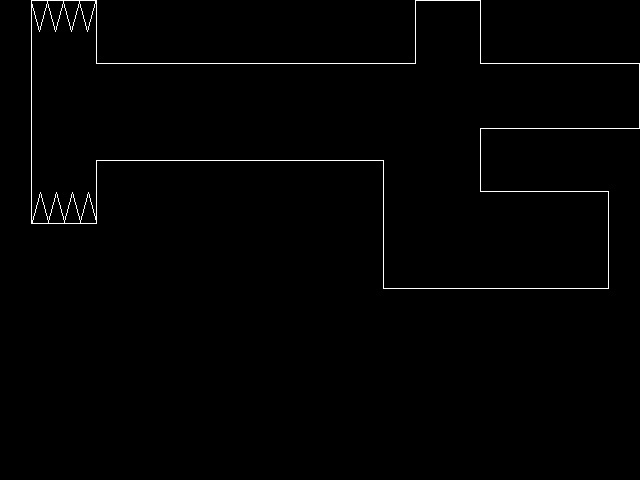

The image is a tile-based game level rendered from a .tmx file. Its description and source (layers, tilesets, objects; grid data summarised) follow:
An orthogonal 20x15 tile map with 32x32 px tiles, 2 tile layers (Tile Layer 1, Tile Layer 2) and 7 objects (2x ExitGate, Lever, Enemy, Player, Barrier, ...).

<map version="1.0" orientation="orthogonal" width="20" height="15" tilewidth="32" tileheight="32">
 <properties>
  <property name="barrier" value="data/gfx/barrier.png" />
  <property name="box" value="data/gfx/box.png" />
  <property name="evilrobot" value="data/gfx/evilrobot.png" />
  <property name="evilrobotstanding" value="data/gfx/evilrobotstanding.png" />
  <property name="exitgate" value="data/gfx/gate.png" />
  <property name="lever" value="data/gfx/lever.png" />
  <property name="run" value="data/gfx/run.png" />
 </properties>
 <tileset firstgid="1" name="tileset" tilewidth="32" tileheight="32" spacing="1">
  <image source="data/gfx/tileset.png" width="198" height="198" />
 </tileset>
 <layer name="Tile Layer 1" width="20" height="15">
  <properties>
   <property name="collidable" value="" />
  </properties>
  <data>[300 cells, 29 non-empty, 11 distinct tile ids]</data>
 </layer>
 <layer name="Tile Layer 2" width="20" height="15">
  <data>[300 cells, 39 non-empty, 14 distinct tile ids]</data>
 </layer>
 <objectgroup name="Object Layer 3" width="20" height="15">
  <object name="exitgate" type="ExitGate" x="224" y="160">
   <properties>
    <property name="height" value="79" />
    <property name="textureID" value="exitgate" />
    <property name="width" value="77" />
   </properties>
  </object>
 </objectgroup>
 <objectgroup name="Object Layer 2" width="20" height="15">
  <properties>
   <property name="interactive" value="" />
  </properties>
  <object name="exitgate" type="ExitGate" x="480" y="288">
   <properties>
    <property name="height" value="79" />
    <property name="textureID" value="exitgate" />
    <property name="width" value="77" />
   </properties>
  </object>
  <object name="lever" type="Lever" x="320" y="160">
   <properties>
    <property name="barrierID" value="b1" />
    <property name="height" value="30" />
    <property name="textureID" value="lever" />
    <property name="width" value="29" />
   </properties>
  </object>
 </objectgroup>
 <objectgroup name="Object Layer 1" width="20" height="15">
  <properties>
   <property name="collidable" value="" />
  </properties>
  <object name="evilrobot" type="Enemy" x="608" y="288">
   <properties>
    <property name="begin" value="16" />
    <property name="end" value="17" />
    <property name="lookingSide" value="false" />
    <property name="speed" value="15.0" />
    <property name="standing" value="true" />
    <property name="textureID" value="evilrobot" />
    <property name="textureID2" value="evilrobotstanding" />
    <property name="waitingTime" value="0.0" />
   </properties>
  </object>
  <object name="player" type="Player" x="192" y="160">
   <properties>
    <property name="textureID" value="run" />
   </properties>
  </object>
  <object name="barrier" type="Barrier" x="480" y="64">
   <properties>
    <property name="barrierID" value="b1" />
    <property name="height" value="5" />
    <property name="textureID" value="barrier" />
    <property name="width" value="64" />
   </properties>
  </object>
  <object name="box" type="Box" x="480" y="64">
   <properties>
    <property name="height" value="43" />
    <property name="textureID" value="box" />
    <property name="width" value="43" />
   </properties>
  </object>
 </objectgroup>
</map>
